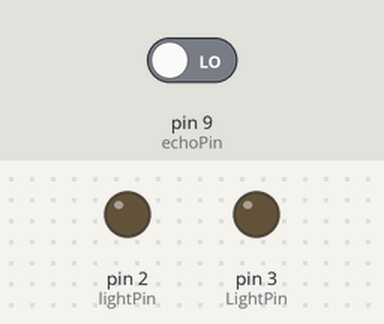
Simulated run of this sketch. Board: Arduino Uno, built with avr-gcc and run on an emulated ATmega328P. Parts: output pins drawn as LEDs (lit = HIGH). Inputs (shaded band) come from the test bench; at power-on: pin 9 (echoPin) LOW. Pins used as bus, display or sensor lines are not drawn.

Above: at 0.1 s.
At 3.1 s:
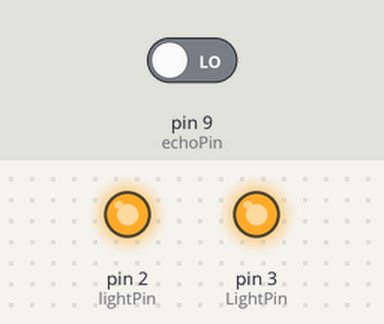
Timing chart, 0 to 4.6 s (numbered marks = the images above):
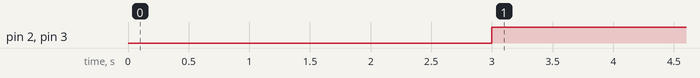

Measured:
- by itself, pin 2 (lightPin), pin 3 (LightPin): LOW → HIGH at 3.0 s

The sketch:

Smart_Lighting_System.ino
```cpp
//*Created By Agkiya Infotech
//*Smart Home Lighting
//Define pins for ultrasonic and Lights
int const trigPin = 10;
int const echoPin = 9;
int const lightPin = 2;
int const LightPin = 3;
void setup()
{
  pinMode(trigPin, OUTPUT); // trig pin will have pulses output
  pinMode(echoPin, INPUT); // echo pin should be input to get pulse width
  pinMode(lightPin, OUTPUT); // light pin is output to control light
  pinMode(LightPin, OUTPUT); // light pin is output to control light
}

void loop()
{
  // Duration will be the input pulse width and distance will be the distance to the obstacle in centimeters
  int duration, distance;
  // Output pulse with 1ms width on trigPin
  digitalWrite(trigPin, HIGH);
  delay(2000);
  digitalWrite(trigPin, LOW);
  // Measure the pulse input in echo pin
  duration = pulseIn(echoPin, HIGH);
  // Distance is half the duration devided by 29.1 (from datasheet)
  distance = (duration/2) / 29.1;
  // if distance less than 10 meter and more than 0 (0 or less means over range)
    if (distance <= 15 && distance >= 0) {
      // Lights On
      digitalWrite(lightPin, HIGH);
      digitalWrite(LightPin, HIGH);
    } else {
      // Lights off
      digitalWrite(lightPin, LOW);
      digitalWrite(LightPin, LOW);
    }
    // Waiting 60
    delayMicroseconds(2000);
}
```
